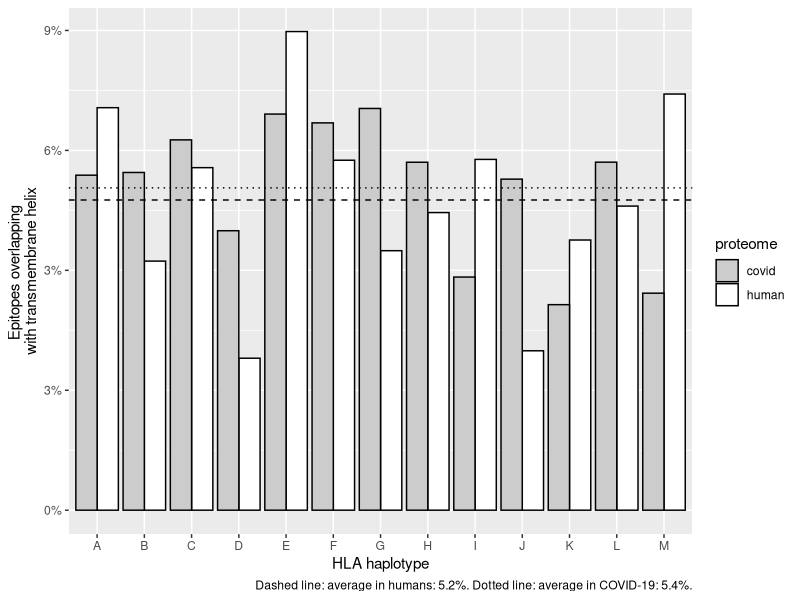

This chart was generated by the following R code: (Note: this script raises an error after producing the figure.)
## ---- chunk 1
knitr::opts_chunk$set(echo = TRUE)
## ---- chunk 2
library(testthat)
library(tidyr)
library(ggplot2)
## ---- chunk 3
# n: sample size, equals the number of HLA haplotypes
n <- 13
# f denotes 'fraction', a value between 0.0 and 1.0
f_human <- rnorm(n = n, mean = 0.053, sd = 0.01)
f_covid <- rnorm(n = n, mean = runif(n = 1, min = 0.03, max = 0.1), sd = 0.01)
expect_true(all(f_human > 0.0))
expect_true(all(f_human < 1.0))
expect_true(all(f_covid > 0.0))
expect_true(all(f_covid < 1.0))
## ---- chunk 4
df <- tibble::tibble(
  proteome = rep(c("human", "covid"), each = n),
  haplotype = rep(LETTERS[1:n], time = 2),
  f = c(f_human, f_covid)
)
df$proteome <- as.factor(df$proteome)
df$haplotype <- as.factor(df$haplotype)
## ---- chunk 5
df_wide <- spread(df, proteome, f)
df_wide$covid <- formatC(100.0 * df_wide$covid, digits = 3)
df_wide$human <- formatC(100.0 * df_wide$human, digits = 3)
## ---- chunk 6
knitr::kable(df_wide, caption = "Percentage of epitopes overlapping with transmembrane helix")
## ---- chunk 7
write.csv(df_wide, "table_1.csv", row.names = FALSE)
## ---- chunk 8
t <- ks.test(x = f_human, y = f_covid)
print(t)
## ---- chunk 9
alpha <- 0.05
if (t$p.value <= alpha) {
  print("Reject that the two samples are taken from a same distribution") 
} else {
  print("Accept that the two samples are taken from a same distribution")
}
## ---- chunk 10
ggplot(df, aes(x = haplotype, y = f, fill = proteome)) + 
  scale_fill_manual(values = c("human" = "#ffffff", "covid" = "#cccccc")) +
  geom_col(position = position_dodge(), color = "#000000") + xlab("HLA haplotype") + 
  ylab("Epitopes overlapping \nwith transmembrane helix") +
  scale_y_continuous(labels = scales::percent_format(accuracy = 3)) +
  geom_hline(yintercept = mean(f_human), lty = "dashed") +
  geom_hline(yintercept = mean(f_covid), lty = "dotted") +
  labs(
    caption = paste0(
      "Dashed line: average in humans: ", formatC(100.0 * mean(f_human), digits = 2),"%. ",
      "Dotted line: average in COVID-19: ", formatC(100.0 * mean(f_covid), digits = 2),"%."  
    )
  ) + ggsave("fig_1.png", width = 7, height = 7)
